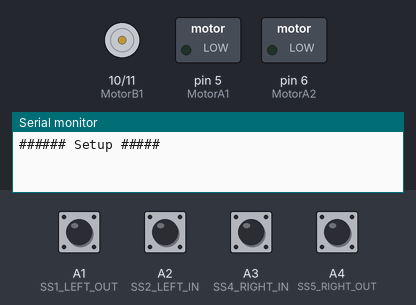
A sketch run on a simulated Arduino Uno, built with avr-gcc and run on an emulated ATmega328P. Parts: motor-driver pin pairs drawn as motors (green arrow = first pin HIGH = forward, orange = second pin HIGH = backward, longer = more drive), switched loads named in the sketch (green lamp = pin HIGH), the last lines printed to the serial monitor. The test bench sets the inputs (shaded band); at power-on: A1 (SS1_LEFT_OUT), A2 (SS2_LEFT_IN), A3 (SS4_RIGHT_IN), A4 (SS5_RIGHT_OUT) LOW.

Above: at 0.1 s.
At 0.6 s:
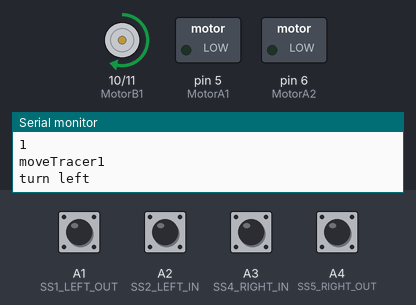
Timing chart, 0 to 2.1 s (numbered marks = the images above):
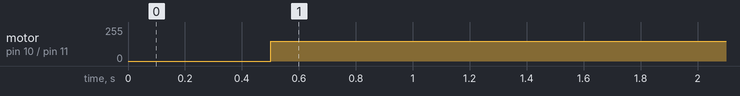

Measured:
- by itself, motor on pin 10 (MotorB1) / pin 11 (MotorB2): stopped → forward 150/255 at 0.50 s

The sketch:

find_road_song.ino
```cpp
/* 프로그램 내용 : 라인트레이서 모듈을 이용하여 길을 찾는 알고리즘
 *
 * 라인트레이서 모듈에는 5개의 IR 센서가 존재하는데 그중에서
 * 가운데의 3개는 직선 길을 찾는데 사용하고
 * 가장자리 2개는 커브길의 존재를 탐지하는데 사용
 *
 * 식당 내부의 길이 road.png 라고 가정할 때,
 * n번 테이블 : 직진 - 좌회전 - 직진 - (n번째 우회전 길에서 )우회전 - 직진
 *
 *
 * 프로그램 작성 날짜 : 2020년 2월 27일
 *
 */


/* 핀번호 설정 */
#define SS1_LEFT_OUT  A1
#define SS2_LEFT_IN   A2
#define SS4_RIGHT_IN  A3
#define SS5_RIGHT_OUT A4

#define MotorA1       5
#define MotorA2       6
#define MotorB1       10
#define MotorB2       11


/* 서빙로봇 명령 */
const int STOP      = 0;
const int LEFT      = 1;
const int STRAIGHT  = 2;
const int RIGHT     = 3;
const int BACK      = 4;
const int FORWARD_THROUGH_CROSSWALK = 5;

int crosswalk[9] = {0, 1, 1, 2, 2, 3, 3, 4, 4};//갈림길 지나야하는 횟수. index 0은 사용하지 않는다.
int turn[9] = {0, LEFT, RIGHT, LEFT, RIGHT, LEFT, RIGHT, LEFT, RIGHT};//회전해야할 때, left로 가야하는지 right로 가야하는지
int crosswalkCnt = 0;//몇 번째 갈림길을 만났는지 체크!
/* 센서 전역 변수 */
byte  LeftOut;
byte  LeftIn;
byte  RightIn;
byte  RightOut;

int   target_table;
int   cmd;

unsigned long time; // 시간 측정을 위한 변수

void setup() {
  pinMode(MotorA1, OUTPUT);
  pinMode(MotorA2, OUTPUT);
  pinMode(MotorB1, OUTPUT);
  pinMode(MotorB2, OUTPUT);

  Serial.begin(9600);
  Serial.println("###### Setup #####");

  time = millis();

  //TODO: wifi로 target_table을 선택해야.
  target_table = 1;
  //TODO: 처음 명령은 STRAIGHT
  cmd = STRAIGHT;

}

void loop() {


  /* 0.5초마다 라인트레이서 모듈 센서 측정 */
  if((millis() - time) >= 500)
  {
    time = millis();
    getIRSensor();
    showIRSensor();

    if(isCrosswalk()){
      crosswalkCnt += 1;
      if(isTurningTime(crosswalkCnt)){//회전할 갈림길
        moveTracer(turn[target_table]);//회전한다.
      }else{
        moveTracer(FORWARD_THROUGH_CROSSWALK);//갈림길 통과
      }

    }else if(isRoad()){
      moveTracer(STRAIGHT);//앞으로 이동.
    }else{
      moveTracer(STOP);//멈춘다.
    }
  }


}


/* 라인트레이서 모듈 값 읽어오기 */
void getIRSensor()
{
  LeftOut  = digitalRead(SS1_LEFT_OUT);
  LeftIn   = digitalRead(SS2_LEFT_IN);
  RightIn  = digitalRead(SS4_RIGHT_IN);
  RightOut = digitalRead(SS5_RIGHT_OUT);
}
/* 라인트레이서 모듈 값 출력 */
void showIRSensor()
{
  if (LeftOut  == 1) {Serial.print("L ");} else {Serial.print("- ");}
  if (LeftIn   == 1) {Serial.print("l ");} else {Serial.print("- ");}
  if (RightIn  == 1) {Serial.print("r ");} else {Serial.print("- ");}
  if (RightOut == 1) {Serial.print("R ");} else {Serial.print("- ");}
  Serial.println();
}
/********************************/

bool isCrosswalk(){
  return !RightOut && !LeftOut;//검검이면 갈림길!!
}

bool isTurningTime(int cnt){
  Serial.println(cnt);
  return cnt == crosswalk[target_table];
}

bool isRoad(){
  return !LeftIn || !RightIn;//하나라도 검정이면 길!
}

void moveTracer(int dir){
  Serial.print("moveTracer");
  Serial.println(dir);

  switch(dir){
    case STRAIGHT  : moveForward();break;
    case LEFT     : turnLeft();break;
    case RIGHT    : turnRight();break;
    case STOP     : stopMoving();break;
    case FORWARD_THROUGH_CROSSWALK : moveThroughCrosswalk();break;
  }
}


/* 라인트레이서 모듈을 사용하여 검은색 선을 따라가는 함수 */
void moveForward()
{
  if (!LeftIn && !RightIn)
  {
    Serial.println("forward 111");
    MotorA(STRAIGHT, 170);
    MotorB(STRAIGHT, 170);
  }
  else if (LeftIn && !RightIn)
  {
    Serial.println("forward 011");
    MotorA(STRAIGHT, 150);
    MotorB(STRAIGHT, 80);
  }
  else if (!LeftIn && RightIn)
  {
    Serial.println("forward 110");
    MotorA(STRAIGHT, 80);
    MotorB(STRAIGHT, 150);
  }
  else if (LeftIn && RightIn)
  {
    Serial.println("forward 000");
    MotorA(STOP, 0);
    MotorB(STOP, 0);
  }
  else
  {
    Serial.println("forward xxx");
    MotorA(STRAIGHT, 200);
    MotorB(STRAIGHT, 200);
  }


}

void turnLeft()
{
  Serial.println("turn left");
  //LEFTOUT이 (검정->)하양->검정->하양일 때까지!
  byte pre = RightOut;
  int chgCnt = 0;

  while(chgCnt < 3){
    if((millis() - time) >= 500){
      time = millis();
      getIRSensor();
    }
    if(RightOut != pre){
      chgCnt += 1;
      pre = RightOut;
    }

    MotorA(STRAIGHT, 0);
    MotorB(STRAIGHT, 150);
  }
}
void turnRight()
{
  Serial.println("turn right");
  //LEFTOUT이 (검정->)하양->검정->하양일 때까지!
  byte pre = LeftOut;
  int chgCnt = 0;

  while(chgCnt < 3){
    if((millis() - time) >= 500){
      time = millis();
      getIRSensor();
    }
    if(LeftOut != pre){
      chgCnt += 1;
      pre = LeftOut;
    }

    MotorA(STRAIGHT, 150);
    MotorB(STRAIGHT, 0);
  }

}
void stopMoving()
{
  Serial.println("stop");
  MotorA(STOP, 0);
  MotorB(STOP, 0);
}

void moveThroughCrosswalk(){
  while(isCrosswalk()){
    Serial.println("move Through crosswalk");
    getIRSensor();//시간제한 넣자.

    MotorA(STRAIGHT, 170);
    MotorB(STRAIGHT, 170);
    delay(100);
  }
}
/****************************/


/* 모터를 직접 컨트롤 하는 함수 */
void MotorA(int dir, int _speed)
{
  if (dir == STRAIGHT)
  {
    analogWrite(MotorA1, 0);
    analogWrite(MotorA2, _speed);
  }
  else
  {
    analogWrite(MotorA1, _speed);
    analogWrite(MotorA2, 0);
  }
}
void MotorB(int dir, int _speed)
{
  if (dir == STRAIGHT)
  {
    analogWrite(MotorB1, _speed);
    analogWrite(MotorB2, 0);
  }
  else
  {
    analogWrite(MotorB1, 0);
    analogWrite(MotorB2, _speed);
  }
}
/*****************************/
```
